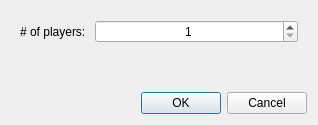
<?xml version="1.0" encoding="UTF-8"?>
<ui version="4.0">
 <class>GameSetDialog</class>
 <widget class="QDialog" name="GameSetDialog">
  <property name="windowModality">
   <enum>Qt::ApplicationModal</enum>
  </property>
  <property name="geometry">
   <rect>
    <x>0</x>
    <y>0</y>
    <width>318</width>
    <height>125</height>
   </rect>
  </property>
  <property name="windowTitle">
   <string/>
  </property>
  <layout class="QVBoxLayout" name="verticalLayout">
   <item>
    <widget class="QWidget" name="m_widget" native="true">
     <layout class="QFormLayout" name="formLayout">
      <item row="2" column="0">
       <widget class="QLabel" name="label">
        <property name="text">
         <string># of players: </string>
        </property>
       </widget>
      </item>
      <item row="2" column="1">
       <widget class="QSpinBox" name="m_playerNumberSpinBox">
        <property name="layoutDirection">
         <enum>Qt::LeftToRight</enum>
        </property>
        <property name="alignment">
         <set>Qt::AlignCenter</set>
        </property>
        <property name="minimum">
         <number>1</number>
        </property>
        <property name="maximum">
         <number>4</number>
        </property>
       </widget>
      </item>
     </layout>
    </widget>
   </item>
   <item>
    <spacer name="verticalSpacer">
     <property name="orientation">
      <enum>Qt::Vertical</enum>
     </property>
     <property name="sizeHint" stdset="0">
      <size>
       <width>20</width>
       <height>40</height>
      </size>
     </property>
    </spacer>
   </item>
   <item>
    <widget class="QDialogButtonBox" name="m_buttonBox">
     <property name="orientation">
      <enum>Qt::Horizontal</enum>
     </property>
     <property name="standardButtons">
      <set>QDialogButtonBox::Cancel|QDialogButtonBox::Ok</set>
     </property>
    </widget>
   </item>
  </layout>
 </widget>
 <resources/>
 <connections>
  <connection>
   <sender>m_buttonBox</sender>
   <signal>accepted()</signal>
   <receiver>GameSetDialog</receiver>
   <slot>accept()</slot>
   <hints>
    <hint type="sourcelabel">
     <x>248</x>
     <y>254</y>
    </hint>
    <hint type="destinationlabel">
     <x>157</x>
     <y>274</y>
    </hint>
   </hints>
  </connection>
  <connection>
   <sender>m_buttonBox</sender>
   <signal>rejected()</signal>
   <receiver>GameSetDialog</receiver>
   <slot>reject()</slot>
   <hints>
    <hint type="sourcelabel">
     <x>316</x>
     <y>260</y>
    </hint>
    <hint type="destinationlabel">
     <x>286</x>
     <y>274</y>
    </hint>
   </hints>
  </connection>
 </connections>
</ui>
